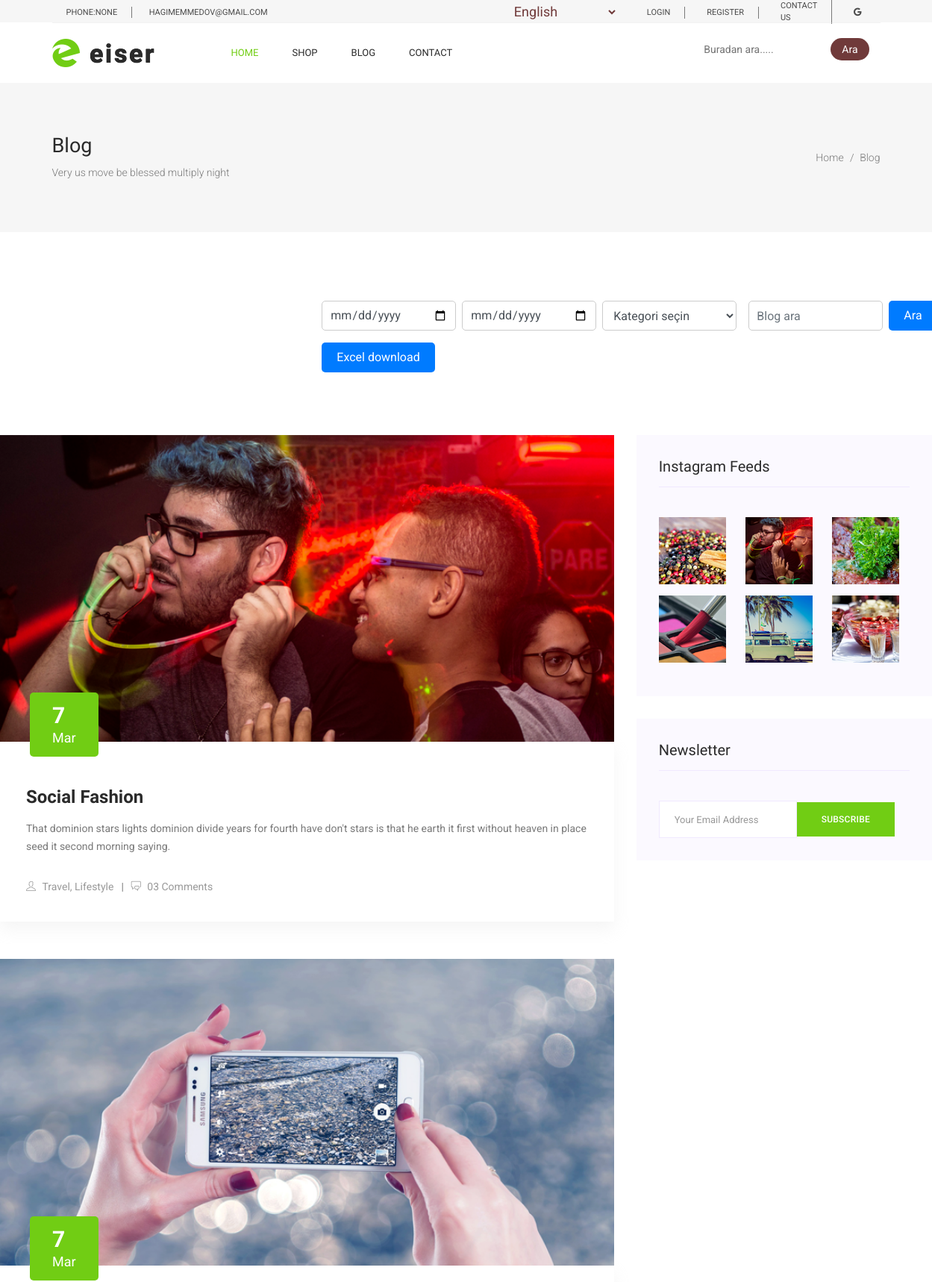
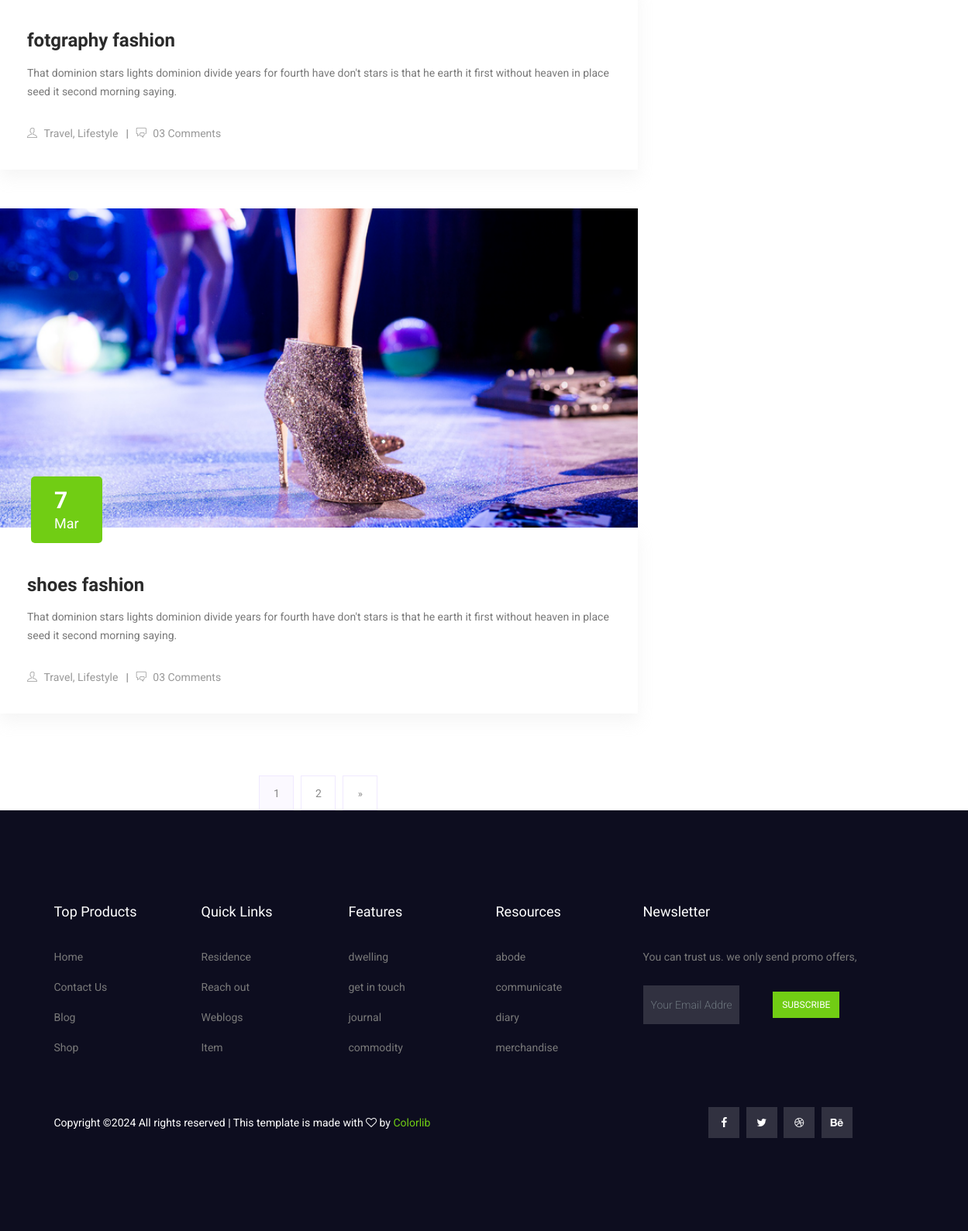
Screenshot of /blog/ with the database file from the repository (2 pictures, top to bottom).
### core/models.py (models this page shows, shortened)
class Basemodel(models.Model):
    created_at = models.DateTimeField(auto_now_add = True)
    updated_at = models.DateTimeField(auto_now = True)
    is_active = models.BooleanField(default = True)
    class Meta:
        abstract = True

class Setting(Basemodel):
    name = models.CharField(max_length=50, null=True, blank=True)
    address = models.CharField(max_length=100, null=True, blank=True)
    phone = models.CharField(max_length=50, null=True, blank=True)
    email = models.EmailField(null=True, blank=True)
    facebook = models.URLField(null=True, blank=True)
    twitter = models.URLField(null=True, blank=True)
    dribbble = models.URLField(null=True, blank=True)
    behance = models.URLField(null=True, blank=True)
    logo = models.ImageField(upload_to='media/blog/')
    blog_bg_image = models.ImageField(upload_to='media/blog/')
    blog_title = models.CharField(max_length=100, null=True, blank=True)
    contact_title = models.CharField(max_length=100, null=True, blank=True)
    class Meta:
        verbose_name=_('Setting')
        verbose_name_plural=_('Setting')

class Blog(Basemodel):
    slug = models.SlugField(max_length=100,null=True,blank=True,unique = True)
    title = models.CharField(max_length=100)
    description = models.TextField()
    image = models.ImageField(upload_to='media/blog/')
    class Meta:
        verbose_name=_('Blog')
        verbose_name_plural=_('Blogs')
        ordering = ('created_at',)

### core/views.py (the view, shortened to what this page needs)
# urls.py: path('blog/',blog,name='blog'),
def blog(request):
    from django.db.models import Q
    blogs = Blog.objects.filter(is_active='True').order_by('created_at',)
    start_date = None
    end_date = None
    items_per_page = 3
    paginator = Paginator(blogs, items_per_page)
    page = request.GET.get("page")
    try:
       blogs = paginator.page(page)
    except PageNotAnInteger:
       blogs = paginator.page(1)
    except EmptyPage:
       blogs = paginator.page(paginator.num_pages)
    context = {
             'title':Setting.objects.get(id=3).blog_title,
             'blogs':blogs,
             'categories':Category.objects.filter(is_active=True),
            'start_date':start_date,
            'end_date':end_date,
               }
    return render(request,'blog.html',context=context)

### core/templates/blog.html (shortened to what this page needs)
{% extends 'base.html' %}
{% load static %}
{% load i18n %}
{% block  content %}
    <section class="banner_area">
      <div class="banner_inner d-flex align-items-center">
        <div class="container">
          <div
            class="banner_content d-md-flex justify-content-between align-items-center"
          >
            <div class="mb-3 mb-md-0">
             <h2>Blog {{ blog_count }}</h2>
              <p>Very us move be blessed multiply night</p>
            </div>
            <div class="page_link">
              <a href="{% url 'index' %}">Home</a>
              <a href="{% url 'blog' %}">Blog  </a>
            </div>
          </div>
        </div>
      </div>
    </section>
  <section class="blog_area section_gap">
    <div class="search-container">
      <div class="col-lg-4">
              <aside class="single_sidebar_widget search_widget" style="height: 200;">
                  <form action="#" method="post">
                      <div class="form-group d-flex">
                          <input name="start_date" type="date" class="form-control mr-2" style="width: 180px;" placeholder="Başlangıç tarihi" value="{{ start_date }}">
                          <input name="end_date" type="date" class="form-control mr-2" style="width: 180px;" placeholder="Bitiş tarihi" value="{{ end_date }}">
                          <select name="category" class="form-control mr-2" style="width: 180px; height: 80;">
                              <option value="">Kategori seçin</option>
                          </select>
                          <input name="blog_search" type="text" class="form-control mr-2 ml-2" style="width: 180px;" placeholder="Blog ara">
                          <button class="btn btn-primary" type="submit">Ara</button>
                      </div>
                  </form>
                  <form action= "{% url 'export_excel' %}" method="post">
                      <button class="btn btn-primary" type="submit">Excel download</button>
                  </form>
              </aside>
      </div>
  </div>
</section>
          <div class="row">
              <div class="col-lg-8 mb-5 mb-lg-0">
                  <div class="blog_left_sidebar">
                      {% for blog in blogs %}
                      <article class="blog_item">
                        <div class="blog_item_img">
                          <img class="card-img rounded-0" src="{{blog.image.url}}" alt="">
                          <a href="#" class="blog_item_date">
                            <h3>{{ blog.created_at | date:"j" }}
                            </h3>
                            <p>{{ blog.created_at | date:"M" }}
                            </p>
                          </a>
                        </div>
                        <div class="blog_details">
                            <a class="d-inline-block" href="{% url 'single-blog' blog.slug  %}">
                                <h2>{{blog.title}}</h2>
                            </a>
                            <p>That dominion stars lights dominion divide years for fourth have don't stars is that he earth it first without heaven in place seed it second morning saying.</p>
                            <ul class="blog-info-link">
                              <li><a href="#"><i class="ti-user"></i> Travel, Lifestyle</a></li>
                              <li><a href="#"><i class="ti-comments"></i> 03 Comments</a></li>
                            </ul>
                        </div>
                      </article>
                      {% endfor %}
                      <nav class="blog-pagination justify-content-center d-flex">
                        <ul class="pagination">
                          {% for i in blogs.paginator.page_range %}
                            <li class="page-item {% if i == blogs.number %}active{% endif %}">
                              <a href="?page={{ i }}" class="page-link">{{ i }}</a>
                            </li>
                          {% endfor %}
                          <li class="page-item">
                            {% if blogs.has_next %}
                              <a href="?page={{ blogs.next_page_number }}" class="page-link" aria-label="Next">
                                <span aria-hidden="true">&raquo;</span>
                              </a>
                            {% endif %}
                          </li>
                        </ul>
                      </nav>
                  </div>
              </div>
              <div class="col-lg-4">
                  <div class="blog_right_sidebar">
                      <aside class="single_sidebar_widget instagram_feeds">
                        <h4 class="widget_title">Instagram Feeds</h4>
                        <ul class="instagram_row flex-wrap">
                            <li>
                                <a href="#">
                                  <img class="img-fluid" src="{% static 'img/instagram/widget-i1.png' %}" alt="">
                                </a>
                            </li>
                            <li>
                                <a href="#">
                                  <img class="img-fluid" src="{% static 'img/instagram/widget-i2.png' %}" alt="">
                                </a>
                            </li>
                            <li>
                                <a href="#">
                                  <img class="img-fluid" src="{% static 'img/instagram/widget-i3.png' %}" alt="">
                                </a>
                            </li>
                            <li>
                                <a href="#">
                                  <img class="img-fluid" src="{% static 'img/instagram/widget-i4.png' %}" alt="">
                                </a>
                            </li>
                            <li>
                                <a href="#">
                                  <img class="img-fluid" src="{% static 'img/instagram/widget-i5.png' %}" alt="">
                                </a>
                            </li>
                            <li>
                                <a href="#">
                                  <img class="img-fluid" src="{% static 'img/instagram/widget-i6.png' %}" alt="">
                                </a>
                            </li>
                        </ul>
                      </aside>
                      <aside class="single_sidebar_widget newsletter_widget">
                        <h4 class="widget_title">Newsletter</h4>
                        <form method='post'class="form-inline">
                          <div class="wrap-input1 w-full p-b-4">
                            {{subscriber_form.email}}
                          </div>
                          <div class="p-t-18">
                            <button class="main_btn rounded-0 w-100">
                              Subscribe
                            </button>
                          </div>
                        </form>
                      </aside>
                  </div>
              </div>
          </div>
{% endblock %}

### core/templates/partials/header.html (shortened to what this page needs)
{%load static%}
{% load i18n %}
<header class="header_area">
    <div class="top_menu">
        <div class="container">
          <div class="row">
            <div class="col-lg-7">
              <div class="float-left">
                <p>Phone:{{setting_data.phone}}</p>
                <p>{{setting_data.email}}</p>
              </div>
            </div>
            <div class="col-lg-5">
              <div class="float-right">
                <ul class="right_side">
                  <li>
                    <form  action="{% url 'set_language' %}" method="post" class="language-form" >
                        <select name="language" id="language" onchange="this.form.submit()">
                            {% get_current_language as LANGUAGE_CODE %}
                            {% get_available_languages as LANGUAGES %}
                            {% get_language_info_list for LANGUAGES as languages %}
                            {% for language in languages %}
                                <option value="{{ language.code }}" {% if language.code == LANGUAGE_CODE %}selected{% endif %}>
                                    {{ language.name_local }}
                                </option>
                            {% endfor %}
                        </select>
                      </form>
                  </li>
                  <li>
                    {% if user.is_authenticated %}
                            <li><a href="{% url 'logout' %}">Logout</a></li>
                            {% else %}
                            <li><a href="{% url 'login' %}">Login</a></li>
                            <li><a href="{% url 'register' %}">Register</a></li>
                            {% endif %}
                  </li>
                  <li>
                    <a href="contact.html">
                      Contact Us
                    </a>
                  </li>
                  <li>
                    <a href="{% url 'social:begin' 'google-oauth2' %}">
                        <i class="fa-brands fa-google"></i>
                    </a>
                </li>
                </ul>
              </div>
            </div>
          </div>
        </div>
      </div>
    <div class="main_menu">
        <div class="container">
            <nav class="navbar navbar-expand-lg navbar-light w-100">
                <a class="navbar-brand logo_h" href="{% url 'index' %}">
                    <img src="{{ setting_data.logo.url }}" alt="" />
                </a>
                <div class="collapse navbar-collapse offset w-100" id="navbarSupportedContent">
                    <div class="row w-100 mr-0">
                        <div class="col-lg-5 pr-0">
                            <ul class="nav navbar-nav center_nav pull-right">
                                <li class="nav-item active">
                                    <a class="nav-link" href="{% url 'index' %}">Home</a>
                                </li>
                                <li class="nav-item submenu dropdown">
                                    <a class="nav-link" href="{% url 'shop' %}">Shop</a>
                                </li>
                                <li class="nav-item submenu dropdown">
                                    <a class="nav-link" href="{% url 'blog' %}">Blog</a>
                                </li>
                                <li class="nav-item">
                                    <a class="nav-link" href="{% url 'contact_us' %}">Contact</a>
                                </li>
                            </ul>
                        </div>
                        <div class="col-lg-7 pr-0">
                            <ul class="nav navbar-nav navbar-right right_nav pull-right">
                              <div class="nav-elemanları">
                                <li class="nav-elemani">
                                    <form action="{% url 'all-search' %}" method="post" class="arama-formu">
                                        <input type="text" name="all_search" placeholder="Buradan ara.....">
                                        <button type="submit">Ara</button>
                                    </form>
                                </li>
                            </div>
                            </ul>
                        </div>
                    </div>
                </div>
            </nav>
        </div>
    </div>

### rows the page displays
Setting: phone "NONE", email "HAGIMEMMEDOV@GMAIL.COM", logo (picture)
Blog: image (picture), created_at "7", created_at "Mar", title "Social Fashion"
Blog: image (picture), created_at "7", created_at "Mar", title "fotgraphy fashion"
Blog: image (picture), created_at "7", created_at "Mar", title "shoes fashion"

### other values shown
{{ i }} "1" "2"
form field language "English"
